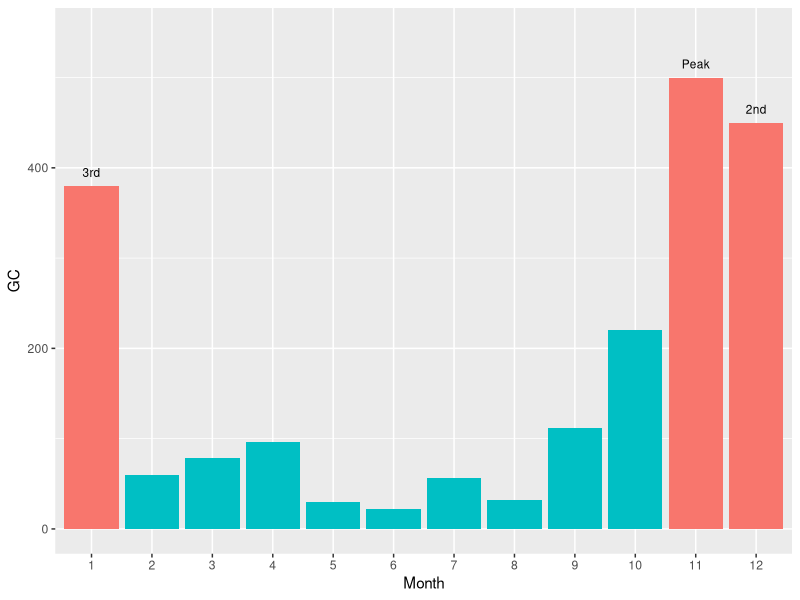

The R source for this figure: (Note: this script raises an error after producing the figure.)
library(dplyr)
library(ggplot2)

data_df <- tibble::tibble(
        Month = factor(x = 1:12),
        GC = c(380, 60, 78, 96, 30, 22, 56, 32, 112, 220, 500, 450),
        histlabels = c("3rd", "", "", "", "", "", "", "", "", "", "Peak", "2nd")
)

data_df <- data_df %>%
        dplyr::mutate(color = dplyr::if_else(histlabels != "", "red", "white"))

plot_hist <- ggplot2::ggplot(data_df) +
        ggplot2::geom_col(ggplot2::aes(
                x = Month, y = GC,
                fill = color
        )) +
        ggplot2::geom_text(
                ggplot2::aes(
                        x = Month,
                        y = GC,
                        label = histlabels
                ),
                vjust = -1, position = position_dodge(0.9), size = 3
        ) +
        ggplot2::theme(legend.position = "none") +
        ggplot2::scale_y_continuous(limits = c(0, 550))

page_size <- c(105, 297) / 2
out_file <- file.path(
        "~/Documents/github/slides/seasonmetrics/slides/images",
        "peak_thres_example.png"
)

ggplot2::ggsave(
        plot = plot_hist,
        filename = out_file,
        width = max(page_size),
        height = min(page_size),
        units = "mm"
)
